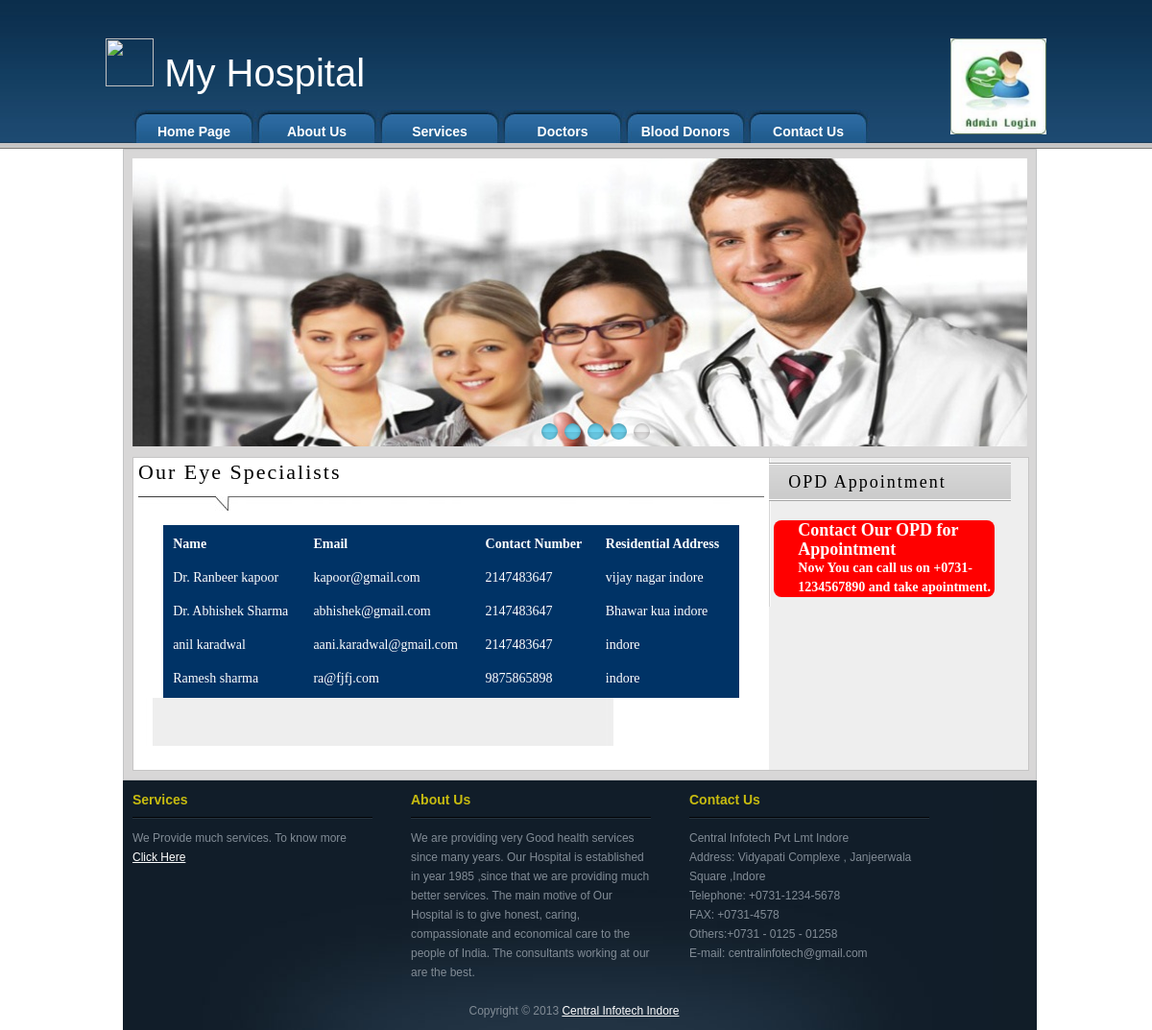
Screenshot of /viewdoctor.php?sid=11 with the database file from the repository.
### tables this page shows
CREATE TABLE IF NOT EXISTS `specialization` (
  `sid` int(11) NOT NULL AUTO_INCREMENT,
  `sname` varchar(30) NOT NULL,
  `status` int(11) NOT NULL,
  UNIQUE KEY `sid` (`sid`)
);

CREATE TABLE IF NOT EXISTS `doctors` (
  `id` int(11) NOT NULL AUTO_INCREMENT,
  `firstname` varchar(30) NOT NULL,
  `lastname` varchar(30) NOT NULL,
  `email` varchar(50) NOT NULL,
  `mobile` varchar(15) NOT NULL,
  `address` varchar(250) NOT NULL,
  `specialization` int(11) NOT NULL,
  `Available_opd` varchar(20) NOT NULL,
  `created_date` date NOT NULL,
  `modified_date` date NOT NULL,
  `status` int(11) NOT NULL,
  PRIMARY KEY (`id`)
);

### viewdoctor.php (the view, shortened to what this page needs)
<?php
include "header.php";
$sid=$_GET['sid'];
$q="select doctors.*,specialization.sname from doctors inner join specialization on specialization.sid=doctors.specialization where specialization=".$sid;
$rs=mysql_query($q);
$rs2=mysql_query("SELECT sname FROM specialization where sid=$sid");
$data2=mysql_fetch_array($rs2);
?>
<div id="tempatemo_content_wrapper" class="width_cls">
    <div id="templatemo_content">
    	<div class="slider">
        <div id="coin-slider"> </div>
      </div>
        <div id="content_panel">
            <div id="column_w610">
            	<div class="header_01">Our <?php echo ucfirst($data2['sname']); ?> Specialists</div>
                <table width="600" cellpadding="5" cellspacing="5" border="0" bgcolor="#003366" align="center">
<tr style="color:#FFFFFF">
<td align="left" valign="top" style="font-weight:bold">Name</td>
<td align="left" valign="top" style="font-weight:bold">Email</td>
<td align="left" valign="top" style="font-weight:bold">Contact Number</td>
<td align="left" valign="top" style="font-weight:bold">Residential Address</td>
</tr>
<?php
while($data = mysql_fetch_array($rs))
{
?>
<tr style="color:#FFFFFF">
<td align="left" valign="top"><?php echo $data['firstname']; ?>  <?php echo $data['lastname']; ?></td>
<td align="left" valign="top"><?php echo $data['email']; ?></td>
<td align="left" valign="top"><?php echo $data['mobile']; ?></td>
<td align="left" valign="top"><?php echo $data['address']; ?></td>
</tr>
<?php
}
?>
</table>
          <div class="section_01">
                </div>
            </div>
            <div id="column_w290">
            	<div class="header_02">OPD Appointment</div>
                	<div class="news_section">
                        <div class="news_content">
                        	<div class="header_05">Contact Our OPD for Appointment
                            <p class="opd2">Now You can call us on +0731-1234567890 and take apointment.</p>
                            </div>
                        </div>
                    </div>
        </div>
    </div>
</div>
<?php
  include "footer.php";
?>

### templatemo_style.css (style rules this page uses)
body { margin: 0; padding: 0; line-height: 20px; font-family: Arial, Helvetica, sans-serif; font-size: 12px; color: #666; background: #fff; width:100%; }
.width_cls { width:1024px; margin:auto; }
p { margin: 0px; padding: 0px; }
.header_01 { clear: both; padding-bottom: 30px; margin-bottom: 15px; font-size: 22px; letter-spacing: 2px; color: #000000; background: url(images/templatemo_header_underline.jpg) left bottom no-repeat; }
.header_02 { clear: both; font-size: 18px; letter-spacing: 2px; color: #000000; height: 20px; padding: 10px 20px; margin-bottom: 20px; background: url(images/templatemo_side_header_bg.jpg) repeat-x; }
.header_05 { clear: both; font-size: 18px; font-weight: bold; color: #FFFFFF; width:100%; margin-left:25px; text-decoration:blink; }
.opd2 { font-size:14px; }
#tempatemo_content_wrapper { clear: both; margin: 0 auto; }
#templatemo_content { width: 91%; margin-left:40px; padding: 9px; border: 1px solid #c3c4c5; background: #d8d7d7; font-size:14px; font-family:"Times New Roman", Times, serif; }
.slider { width: 100%; height: 300px; padding: 0px 0px; overflow: hidden; background: #215b8d url(images/templatemo_slider_right_divider.jpg) right repeat-y }
#content_panel { clear: both; width: 100%; border: 1px solid #c6c5c5; background: #eeeeee; margin-top:11px; }
#column_w610 { float: left; width: 70%; padding: 5px; background: #ffffff; }
#column_w290 { float: left; width: 27%; padding: 5px 0 5px 0; background: #eeeeee url(images/content_right_column_bg.jpg) left repeat-y; }
.news_section { clear: both; padding: 0 5px 5px 5px; }
.news_section .news_content { width: 95%; background:#FF0000; border-radius:8px; }
.section_01 { clear: both; position: relative; width: 430px; padding: 30px 40px 20px 40px; margin-bottom: 20px; background: url(images/templatemo_section_middle.jpg) repeat-y; }

### rows the page displays
specialization: sname "Eye"
doctors: firstname "Dr. Ranbeer", lastname "kapoor", email "kapoor@gmail.com", mobile "2147483647", address "vijay nagar indore"
doctors: firstname "Dr. Abhishek", lastname "Sharma", email "abhishek@gmail.com", mobile "2147483647", address "Bhawar kua indore"
doctors: firstname "anil", lastname "karadwal", email "aani.karadwal@gmail.com", mobile "2147483647", address "indore"
doctors: firstname "Ramesh", lastname "sharma", email "ra@fjfj.com", mobile "9875865898", address "indore"
